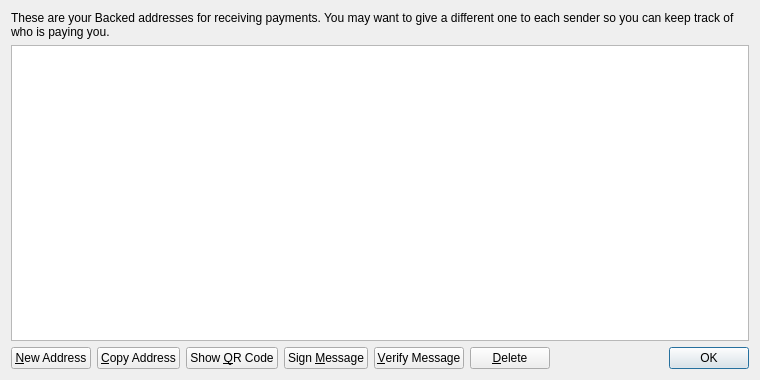
<?xml version="1.0" encoding="UTF-8"?>
<ui version="4.0">
 <class>AddressBookPage</class>
 <widget class="QWidget" name="AddressBookPage">
  <property name="geometry">
   <rect>
    <x>0</x>
    <y>0</y>
    <width>760</width>
    <height>380</height>
   </rect>
  </property>
  <property name="windowTitle">
   <string>Address Book</string>
  </property>
  <layout class="QVBoxLayout" name="verticalLayout">
   <item>
    <widget class="QLabel" name="labelExplanation">
     <property name="text">
      <string>These are your Backed addresses for receiving payments. You may want to give a different one to each sender so you can keep track of who is paying you.</string>
     </property>
     <property name="textFormat">
      <enum>Qt::PlainText</enum>
     </property>
     <property name="wordWrap">
      <bool>true</bool>
     </property>
    </widget>
   </item>
   <item>
    <widget class="QTableView" name="tableView">
     <property name="contextMenuPolicy">
      <enum>Qt::CustomContextMenu</enum>
     </property>
     <property name="toolTip">
      <string>Double-click to edit address or label</string>
     </property>
     <property name="tabKeyNavigation">
      <bool>false</bool>
     </property>
     <property name="alternatingRowColors">
      <bool>true</bool>
     </property>
     <property name="selectionMode">
      <enum>QAbstractItemView::SingleSelection</enum>
     </property>
     <property name="selectionBehavior">
      <enum>QAbstractItemView::SelectRows</enum>
     </property>
     <property name="sortingEnabled">
      <bool>true</bool>
     </property>
     <attribute name="verticalHeaderVisible">
      <bool>false</bool>
     </attribute>
    </widget>
   </item>
   <item>
    <layout class="QHBoxLayout" name="horizontalLayout">
     <item>
      <widget class="QPushButton" name="newAddressButton">
       <property name="toolTip">
        <string>Create a new address</string>
       </property>
       <property name="text">
        <string>&amp;New Address</string>
       </property>
       <property name="icon">
        <iconset resource="../bitcoin.qrc">
         <normaloff>:/icons/add</normaloff>:/icons/add</iconset>
       </property>
      </widget>
     </item>
     <item>
      <widget class="QPushButton" name="copyToClipboard">
       <property name="toolTip">
        <string>Copy the currently selected address to the system clipboard</string>
       </property>
       <property name="text">
        <string>&amp;Copy Address</string>
       </property>
       <property name="icon">
        <iconset resource="../bitcoin.qrc">
         <normaloff>:/icons/editcopy</normaloff>:/icons/editcopy</iconset>
       </property>
      </widget>
     </item>
     <item>
      <widget class="QPushButton" name="showQRCode">
       <property name="text">
        <string>Show &amp;QR Code</string>
       </property>
       <property name="icon">
        <iconset resource="../bitcoin.qrc">
         <normaloff>:/icons/qrcode</normaloff>:/icons/qrcode</iconset>
       </property>
      </widget>
     </item>
     <item>
      <widget class="QPushButton" name="signMessage">
       <property name="toolTip">
        <string>Sign a message to prove you own a Backed address</string>
       </property>
       <property name="text">
        <string>Sign &amp;Message</string>
       </property>
       <property name="icon">
        <iconset resource="../bitcoin.qrc">
         <normaloff>:/icons/edit</normaloff>:/icons/edit</iconset>
       </property>
      </widget>
     </item>
     <item>
      <widget class="QPushButton" name="verifyMessage">
       <property name="toolTip">
        <string>Verify a message to ensure it was signed with a specified Backed address</string>
       </property>
       <property name="text">
        <string>&amp;Verify Message</string>
       </property>
       <property name="icon">
        <iconset resource="../bitcoin.qrc">
         <normaloff>:/icons/transaction_0</normaloff>:/icons/transaction_0</iconset>
       </property>
      </widget>
     </item>
     <item>
      <widget class="QPushButton" name="deleteButton">
       <property name="toolTip">
        <string>Delete the currently selected address from the list</string>
       </property>
       <property name="text">
        <string>&amp;Delete</string>
       </property>
       <property name="icon">
        <iconset resource="../bitcoin.qrc">
         <normaloff>:/icons/remove</normaloff>:/icons/remove</iconset>
       </property>
      </widget>
     </item>
     <item>
      <spacer name="horizontalSpacer">
       <property name="orientation">
        <enum>Qt::Horizontal</enum>
       </property>
       <property name="sizeHint" stdset="0">
        <size>
         <width>40</width>
         <height>20</height>
        </size>
       </property>
      </spacer>
     </item>
     <item>
      <widget class="QDialogButtonBox" name="buttonBox">
       <property name="sizePolicy">
        <sizepolicy hsizetype="Maximum" vsizetype="Fixed">
         <horstretch>0</horstretch>
         <verstretch>0</verstretch>
        </sizepolicy>
       </property>
       <property name="standardButtons">
        <set>QDialogButtonBox::Ok</set>
       </property>
      </widget>
     </item>
    </layout>
   </item>
  </layout>
 </widget>
 <resources>
  <include location="../bitcoin.qrc"/>
 </resources>
 <connections/>
</ui>
